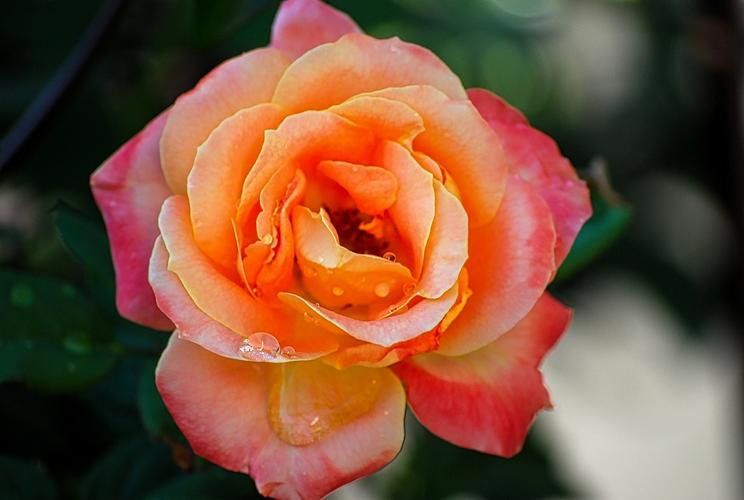
#> input picture FI-Araujo-AlexisMiniProjet/donnees_basique/test/rose/10731426816_bb157181e3_o.jpg, 744 x 500 px, given as the content of the folder donnees_basique/train, which was not available
$ python Convert_to_hdf5.py
#> lines starting #> are read from the running program, lines starting #| are printed output that depends on the picture; pictures that were not available may be replaced by others from this repository, and a replacement may not be noted
import glob
import h5py
import cv2
from tqdm import tqdm

def images_to_hdf5_dataset(imageFormat, data_repo, h5file, img_width, img_height):
#> called with imageFormat = 'jpg', data_repo = 'donnees_basique/train/', h5file = 'trainset.hdf5', img_width = 64, img_height = 64
    nfiles = len(glob.glob(data_repo+"*.jpg"))
    print(f'count of image files nfiles={nfiles}')

    #on load les images de chats du training set pour les transformer en matrices
    with h5py.File(h5file,'w') as h5f:
        x = h5f.create_dataset('X',shape=(nfiles, img_width, img_height), dtype=int)
        y = h5f.create_dataset('y',shape=(nfiles,), dtype=int)

        for cnt, ifile in tqdm(enumerate(glob.iglob(data_repo+"*."+imageFormat))):
            img = cv2.imread(ifile, cv2.IMREAD_GRAYSCALE)
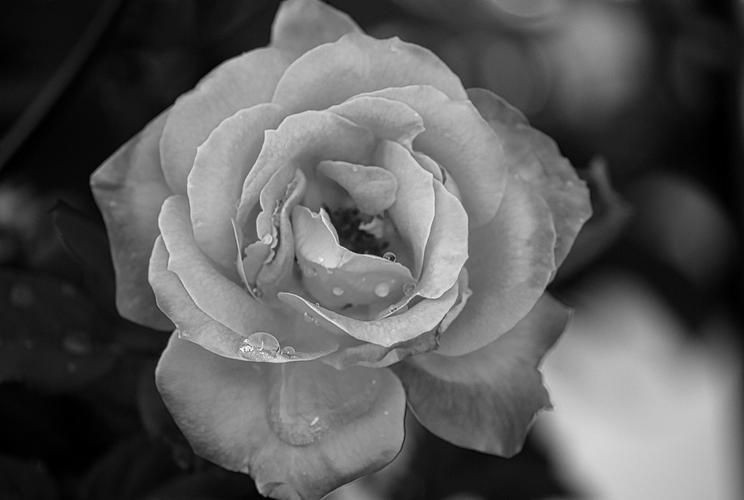
#> img: shape (500, 744); min 0, max 255, mean 90.3
            img_resize = cv2.resize( img, (img_width, img_height) )
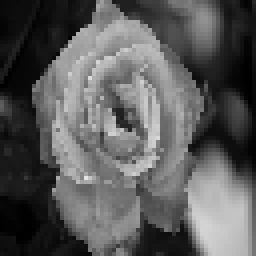
#> img_resize: shape (64, 64) (shown 4 times larger); min 0, max 228, mean 90.3

            x[cnt] = img_resize
            #le label est 1 si la photo contient un chat
            if 'rose' in ifile:
                y[cnt] = 1
            else:
                #le label est 0 si la photo contient un tulip
                y[cnt] = 0

# Utilisation de la fonction
images_to_hdf5_dataset("jpg", "donnees_basique/train/", "trainset.hdf5", 64, 64)
#https://github.com/Momotoculteur/Image-classification/tree/master

$ run again, on FI-Araujo-AlexisMiniProjet/donnees_basique/test/rose/30202603364_eaa3641e45_o.jpg
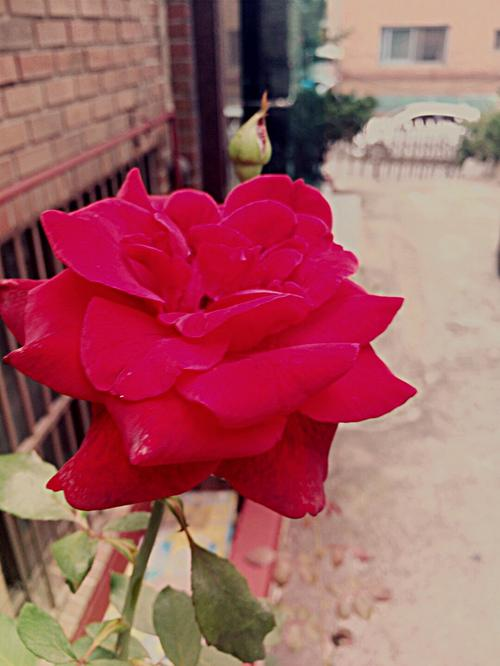
#> input picture FI-Araujo-AlexisMiniProjet/donnees_basique/test/rose/30202603364_eaa3641e45_o.jpg, 500 x 666 px, given as the content of the folder donnees_basique/train, which was not available
#> in images_to_hdf5_dataset, `img = cv2.imread(ifile, cv2.IMREAD_GRAYSCALE)`:
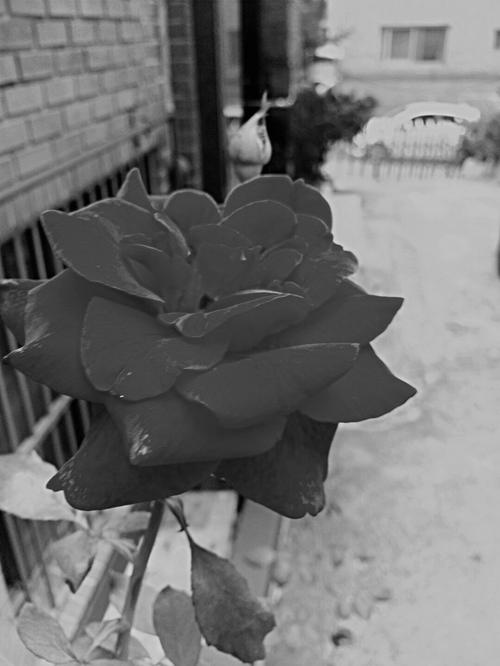
#> img: shape (666, 500); min 0, max 224, mean 115.4
#> in images_to_hdf5_dataset, `img_resize = cv2.resize( img, (img_width, img_height) )`:
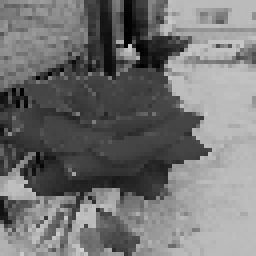
#> img_resize: shape (64, 64) (shown 4 times larger); min 0, max 207, mean 115.1

$ run again, on FI-Araujo-AlexisMiniProjet/donnees_basique/test/rose/34765760171_a170ff554c_k.jpg
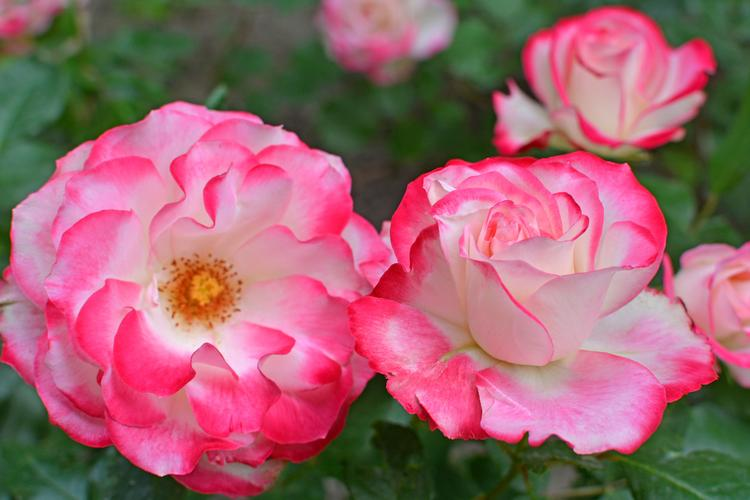
#> input picture FI-Araujo-AlexisMiniProjet/donnees_basique/test/rose/34765760171_a170ff554c_k.jpg, 750 x 500 px, given as the content of the folder donnees_basique/train, which was not available
#> in images_to_hdf5_dataset, `img = cv2.imread(ifile, cv2.IMREAD_GRAYSCALE)`:
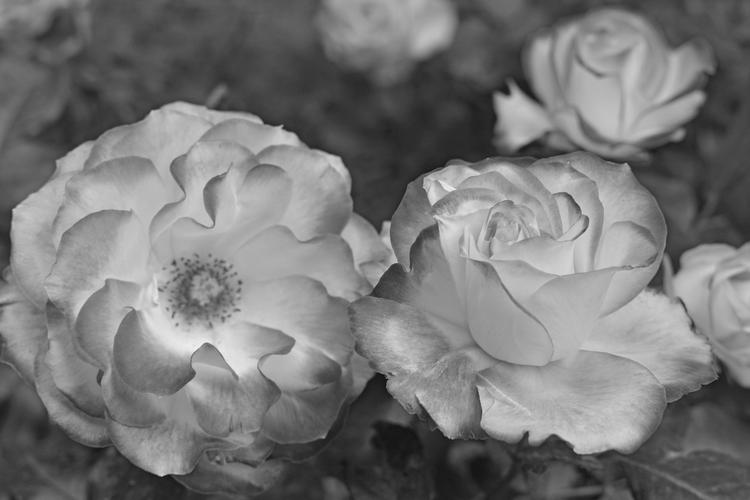
#> img: shape (500, 750); min 10, max 250, mean 119
#> in images_to_hdf5_dataset, `img_resize = cv2.resize( img, (img_width, img_height) )`:
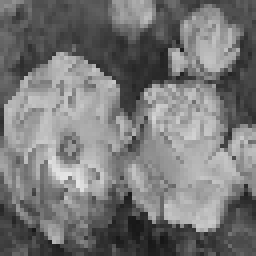
#> img_resize: shape (64, 64) (shown 4 times larger); min 22, max 229, mean 118.9

$ run again, on FI-Araujo-AlexisMiniProjet/donnees_basique/test/rose/4097738895_a130b58c06_o.jpg
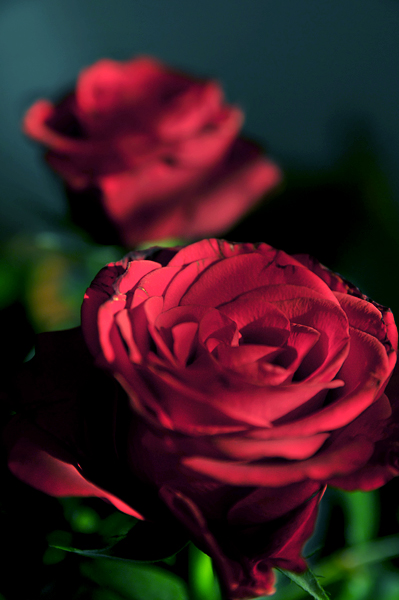
#> input picture FI-Araujo-AlexisMiniProjet/donnees_basique/test/rose/4097738895_a130b58c06_o.jpg, 399 x 600 px, given as the content of the folder donnees_basique/train, which was not available
#> in images_to_hdf5_dataset, `img = cv2.imread(ifile, cv2.IMREAD_GRAYSCALE)`:
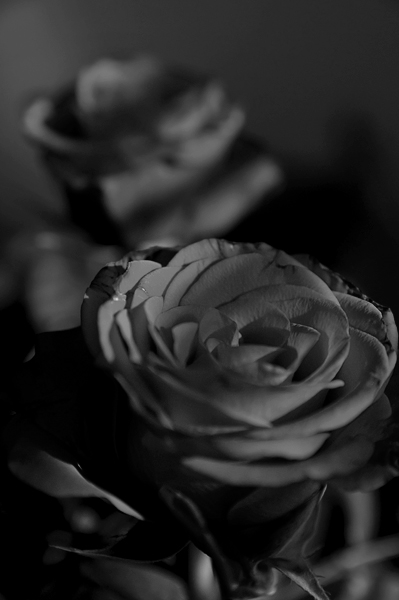
#> img: shape (600, 399); min 0, max 211, mean 39
#> in images_to_hdf5_dataset, `img_resize = cv2.resize( img, (img_width, img_height) )`:
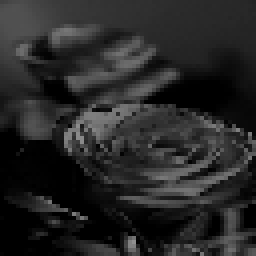
#> img_resize: shape (64, 64) (shown 4 times larger); min 0, max 144, mean 38.8
